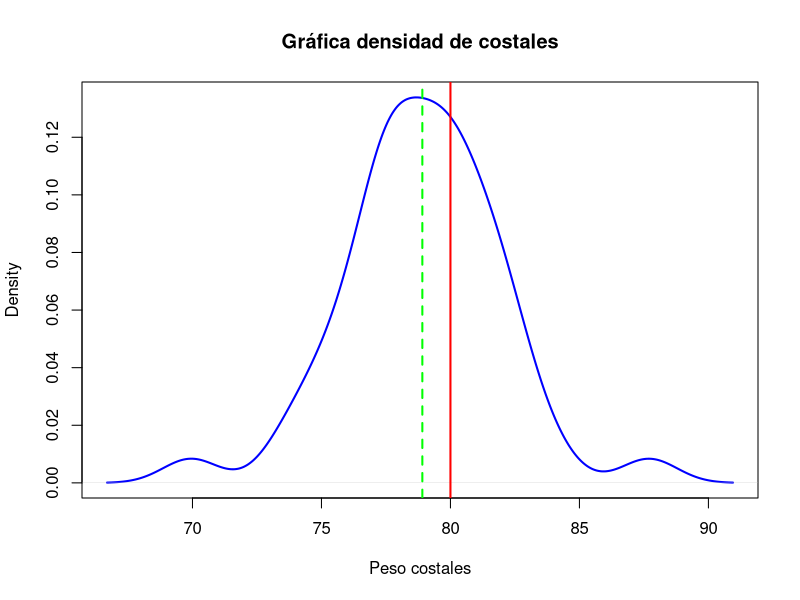
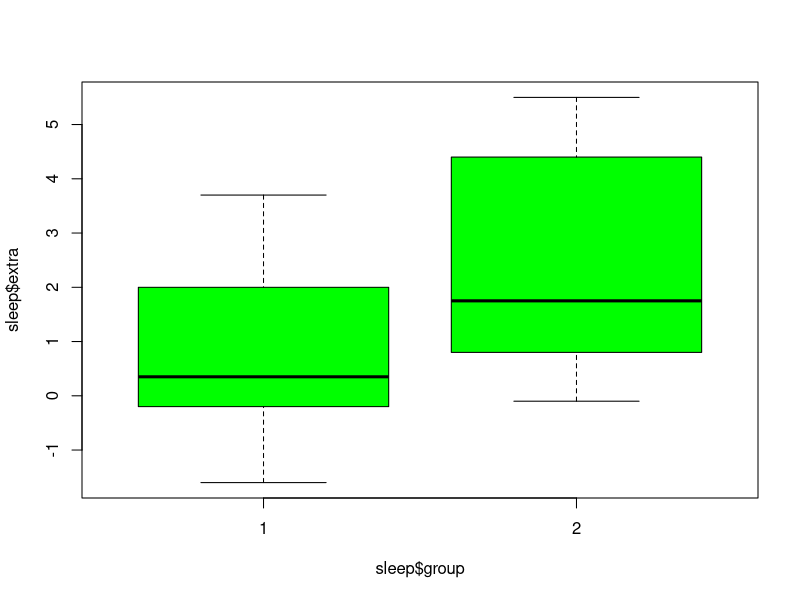
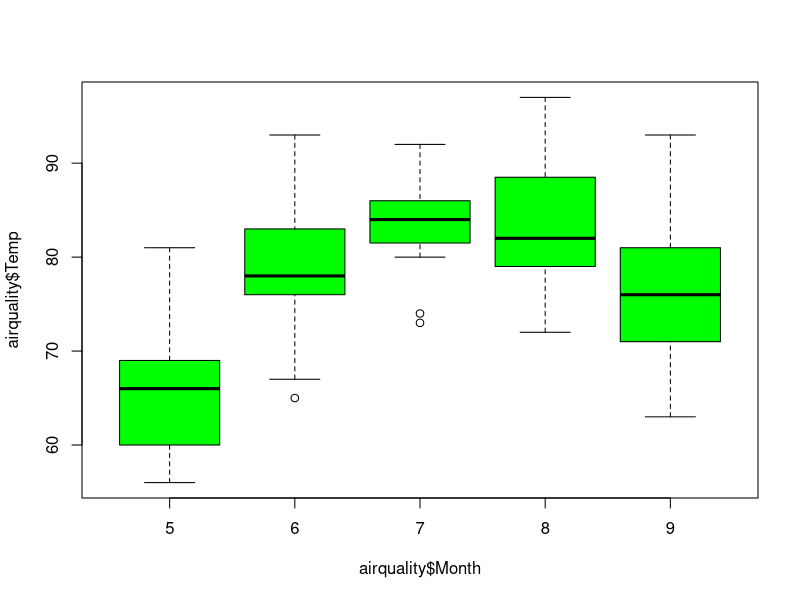
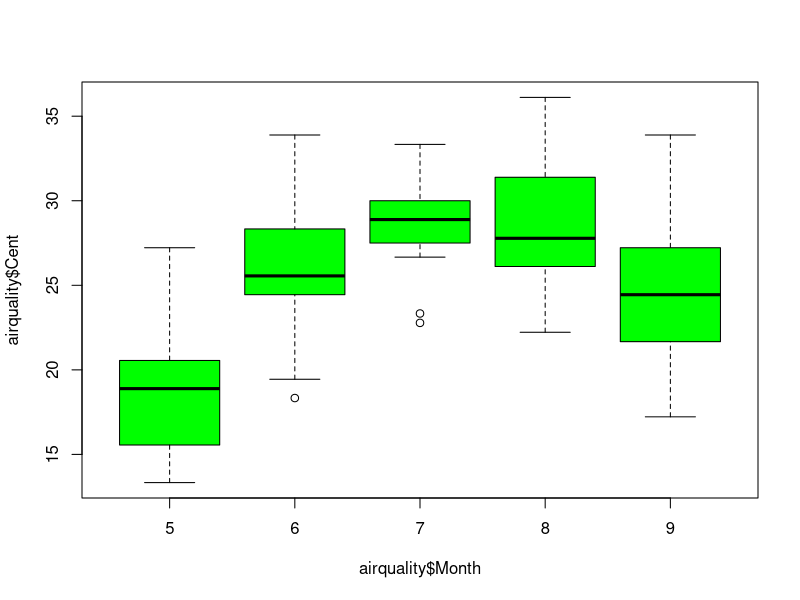
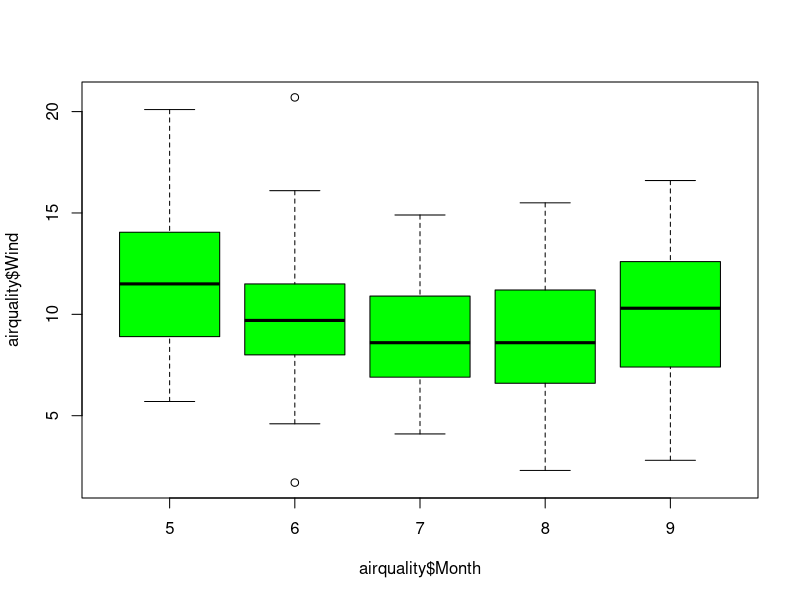
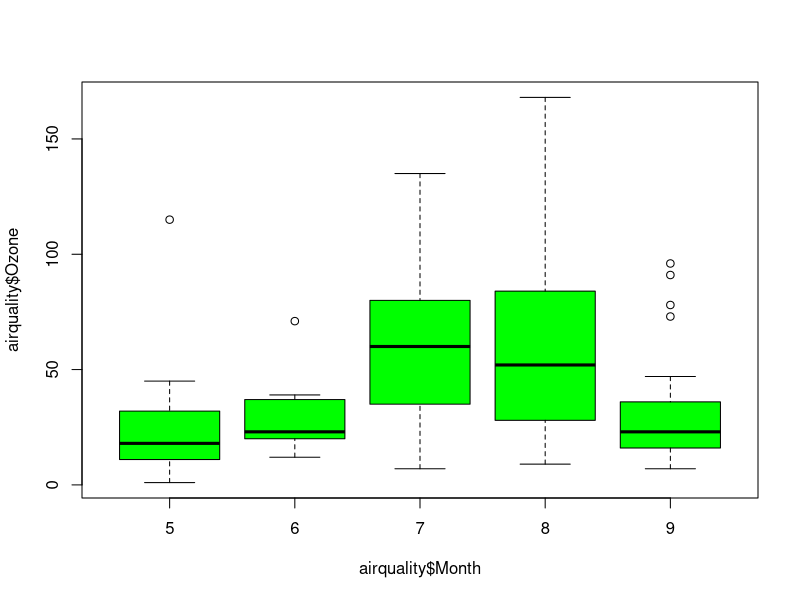
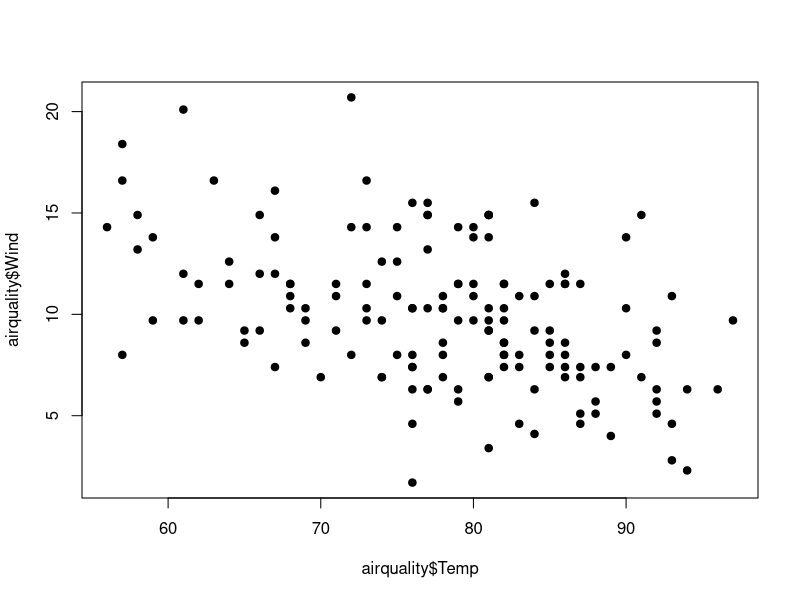
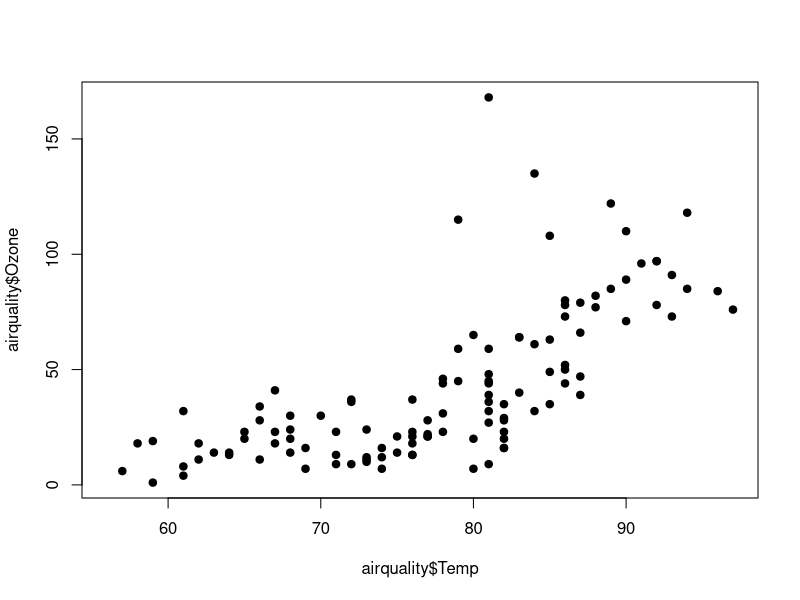

The R source for these figures, in order:
# Emanuel Molina Marchan
# 03/03/2025
# Matricula: 2134498
# Clase 6



# Pruebas de t ------------------------------------------------------------


# Las pruebas de t de dos colas  nos dice si hay diferencia
# Se utilizan las pruebas de una cola si utilizamos un contraste con un número de referencia 
# t.test(lo que voy a comparar, ) alternative = "less" o "greater"
# En este caso usaremos "less" para comprar si los costales contienen menos cantidad 
# 80= H nula

costal <- c(87.7, 80.01, 77.28, 78.76, 81.52, 74.2, 80.71, 79.5, 77.87, 81.94, 80.7,
            82.32, 75.78, 80.19, 83.91, 79.4, 77.52, 77.62, 81.4, 74.89, 82.95,
            73.59, 77.92, 77.18, 79.83, 81.23, 79.28, 78.44, 79.01, 80.47, 76.23,
            78.89, 77.14, 69.94, 78.54, 79.7, 82.45, 77.29, 75.52, 77.21, 75.99,
            81.94, 80.41, 77.7)

mean(costal)

sd(costal)

# Para confirmar la longitud de los datos se usa length
length(costal)

# density se utiliza para obtener una aproximación si los datos siguen una distribución normal
plot(density(costal),
     main = "Gráfica densidad de costales",
     xlab= "Peso costales",
     ylaab= "Densidad",
     col= "blue",
     lwd= 2)

# Agregar valores de la media observada y peso declarado a los contales 
# abline es una mascara que añade una linea vertical 
abline(v = mean(costal), col= "green", lwd = 2, lty = 2)
abline(v = 80, col="red", lwd = 2, lty = 1)

t.test(costal, mu = 80, alternative = "less")
# Se acpeta la hipotesis alterna (H1) ya que presentó diferencias significativas
# Si se quita el alternative se queda la prueba de una cola, pero solo nos dice si hay diferencia sin conciderar que es mayor o menor 
# Si quisieramos saber si el valor es mayor se usa "greater" en lugar de "less"
# Si ponemos: ?nombre de la formula, nos indica como funciona la ecuación 



# Ejemplo # 2 -------------------------------------------------------------

sleep

# Es un experimento balanceado ya que tenemos 10 personas por grupo

boxplot(sleep$extra ~  sleep$group, col= "green")

shapiro.test(sleep$extra)

bartlett.test(sleep$extra  ~   sleep$group)

t.test(sleep$extra  ~   sleep$group, var.equal = TRUE)
 

# Ejemplo # 3 -------------------------------------------------------------

airquality

mean(airquality$Temp)

# Se pone 5 porque es la variable que queremos separar, mayo es el mes 5

mayo <- subset(airquality$Temp, airquality$Month == 5)
mean(mayo)

# Contrastamos la temp promedio de mayo con toda la temperatura en general

t.test(mayo, mu=mean(airquality$Temp), alternative = "l")

# La temperatura de mayo es menor que las otras observaciones 

boxplot(airquality$Temp   ~   airquality$Month, col= "green")

# Aqui hicimos una conversión de grados °F a °C
airquality$Cent <- (airquality$Temp-32)/1.8

boxplot(airquality$Cent   ~   airquality$Month, col= "green")
boxplot(airquality$Wind   ~   airquality$Month, col= "green")
boxplot(airquality$Ozone  ~   airquality$Month, col= "green")

# Me interesa que los datos sean normales de acuerdo a su grupo y no en conjunto

shapiro.test(airquality$Cent)
shapiro.test(mayo)

bartlett.test(airquality$Cent   ~   airquality$Month)

# Analisis de varianza 

# Se debe convertir el mes a factor para que se diferencie 

airquality$Month <- as.factor(airquality$Month)

# Si no hubieramos convertido a factor tendríamos 1 g.l. y deberian de ser 4, ya que n-1 (5-1)

Cent.aov <- aov(airquality$Cent ~  airquality$Month)
Cent.aov
summary(Cent.aov)

Wind.aov <- aov(airquality$Wind ~  airquality$Month)
Wind.aov
summary(Wind.aov)

# El ANOVA al obtener p value = 0.00879 **, indica que si hay diferencia significativa 
# Al obtener diferencia se debe correr la prueba de Tukey

TukeyHSD(Wind.aov)

# Las correlaciones se usan para ver si una variable tiene efecto en otra 

# La correlación mide una correlación lineal, puede ser positiva (cuando ambas variables aumentan)
# Las correlaciones negativas indican cuando una aumenta la siguiente sube 
# Es indistinto aquí cual varible acomode primero 
# Ho dice que no hay correlacion 
# La linea de regresión es alpha+(beta*x)

cor.var <- cor.test(airquality$Temp, airquality$Wind)
cor.var 

cor.temp_rad <- cor.test(airquality$Temp, airquality$Solar.R)
cor.temp_rad

cor.oz_tem <- cor.test(airquality$Ozone, airquality$Temp)
cor.oz_tem 

# Nube de puntos. pc= forma del punto
plot(airquality$Wind  ~   airquality$Temp, pch= 19)

plot(airquality$Ozone  ~   airquality$Temp, pch= 19)


# El resultado de p-value = 2.642e-09 indica que la correlación es significativa

# R es coeficiente de correlación y R2 es el coficiente de determinación, dice el porcentaje que una variable explica la otra

0.4579879^2 

# Por lo que la temperarua explica un 0.2097529*100 = 20.97% la velocidad del viento
# Calcular la ecuación de la linea recta alpha+(beta*x)

var.lm <- lm(airquality$Temp ~   airquality$Wind)
var.lm

# 90.13+(-1.23*x) 

